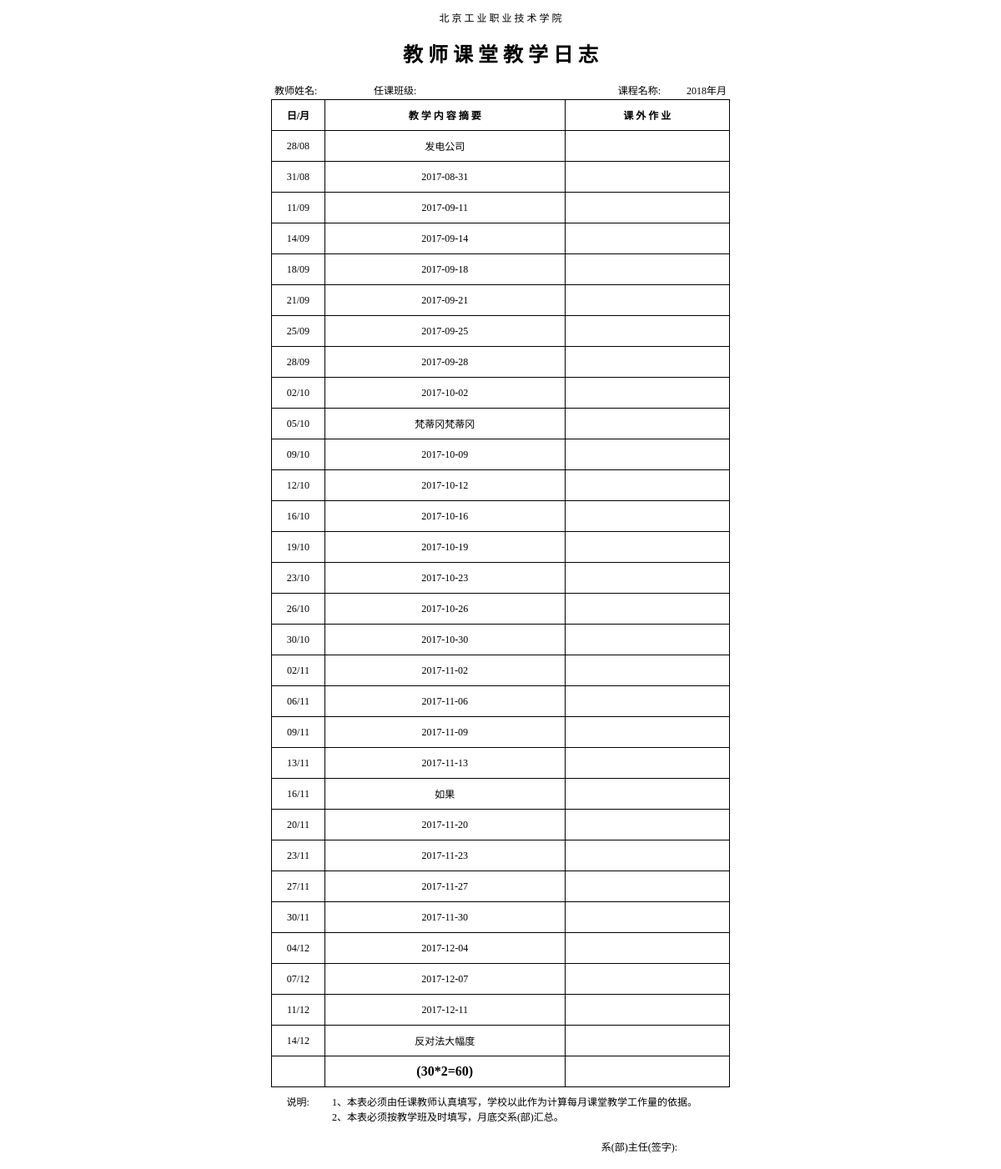
The page /tealog/editTeaPlanDetail.php?tea_id=35 on the database as committed earlier.
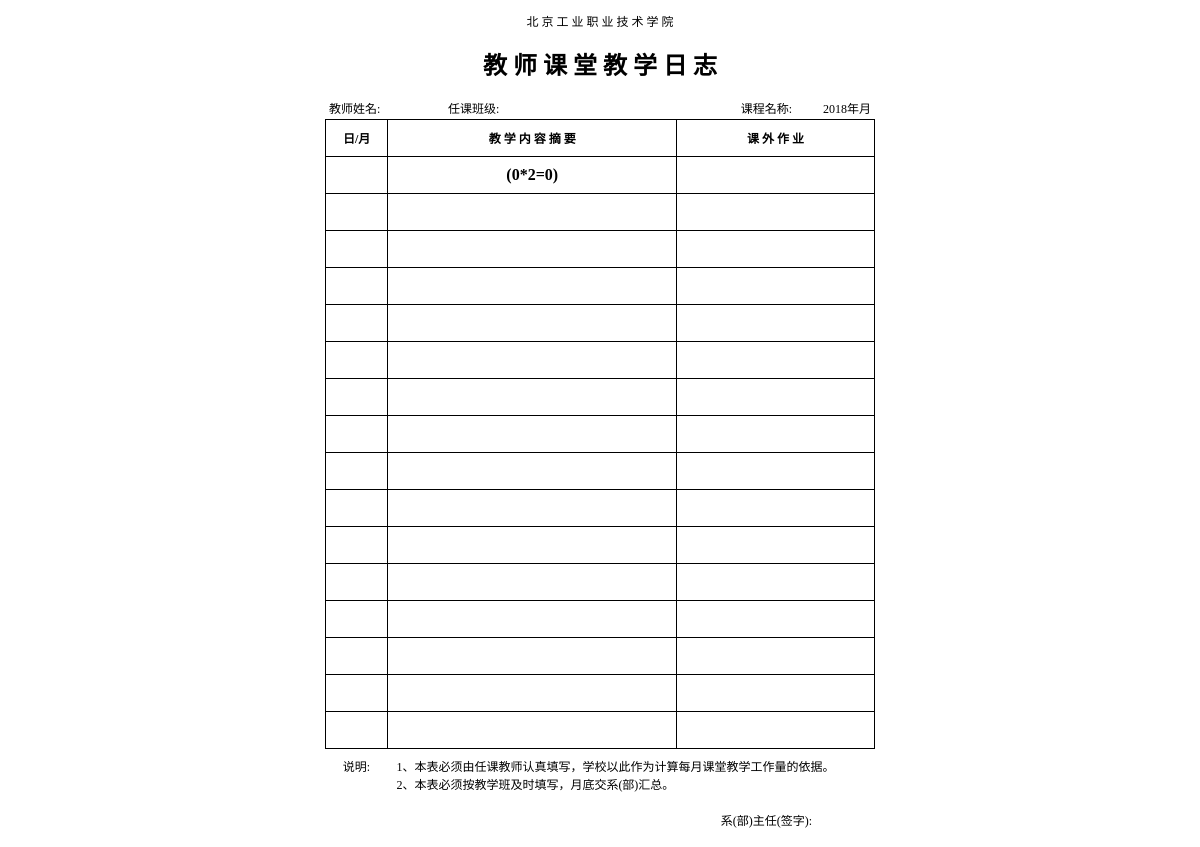
The same page on the database as committed later.
### tables this page shows
CREATE TABLE `tb_teachingplaninfo` (
  `tp_id` int(11) NOT NULL AUTO_INCREMENT,
  `tea_id` int(11) NOT NULL,
  `tp_content` varchar(500) NOT NULL,
  `tp_time` varchar(50) NOT NULL,
  `tp_kewai` varchar(255) DEFAULT NULL COMMENT '课外作业',
  PRIMARY KEY (`tp_id`)
);

### tealog/editTeaPlanDetail.php (the view, shortened to what this page needs)
 <!DOCTYPE html PUBLIC '-//W3C//DTD XHTML 1.0 Transitional//EN' 'http://www.w3.org/TR/xhtml1/DTD/xhtml1-transitional.dtd'>
<html>
<head>
</head>
<body>
<?php
$tea_id=$_GET['tea_id'];
@$id = mysql_connect("localhost","root","root");
if($tea_id!=''){
 $sql_plan="select tp_id,tea_id,tp_content,tp_time from  tb_teachingPlanInfo where tea_id=$tea_id order by tp_time";
 $result = mysql_query($sql_plan,$id);
 echo "<div id='page1'>";
 echo "<div style='text-align:center;width:550px;border:0px solid red;margin:0 auto;'>";
 echo "<p>北 京 工 业 职 业 技 术 学 院</p>";
echo "<h1>教 师 课 堂 教 学 日 志</h1>";
echo "</div>";
echo "<table align='center' style='border:0px solid #fff;'>";
echo "<tr>";
echo "<td style='width:120px;border:0px solid #fff;'>&nbsp;教师姓名:$tea_name</td>";
echo "<td style='width:150px;border:0px solid #fff;'>任课班级:$tea_class</td>";
echo "<td style='text-align:right;border:0px solid #fff;'>课程名称:$tea_cou</td>";
echo "<td style='width:80px;text-align:right;border:0px solid #fff;'>".date('Y')."年".$month."月&nbsp;</td>";
echo "</tr>";
echo "<table align='center' border='1' cellspacing='0' cellpadding='8'  bordercolor='#000'>";
echo "<tr>";
echo "<td style='width:50px;text-align:center;font-weight:bold;'>日/月</td>";
echo "<td style='width:300px;text-align:center;font-weight:bold;'>教&nbsp;学&nbsp;内&nbsp;容&nbsp;摘&nbsp;要</td>";
echo "<td style='width:200px;text-align:center;font-weight:bold;'>课&nbsp;外&nbsp;作&nbsp;业</td>";
echo "</tr>";
 $rows=0;
 while($row=mysql_fetch_array($result)){
   $rows=$rows+1;
   $tp_content=$row['tp_content'];
   $tp_time=$row['tp_time'];
    echo "<tr><td style='width:50px;text-align:center;'>".date("d",strtotime($tp_time))."/".date("m",strtotime($tp_time))."</td><td  style='width:300px;text-align:center;'>$tp_content</td><td  style='width:200px;text-align:center;'>&nbsp;</td></tr>";
 }
 echo "<tr><td style='text-align:center;'>&nbsp;</td><td  style='font-weight:bold;font-size:16px;text-align:center;'>($rows*2=".($rows*2).")</td><td  style='text-align:center;'>&nbsp;</td></tr>";
 while(($rows++)<15){
 echo "<tr><td style='text-align:center;'>&nbsp;</td><td  style='text-align:center;'>&nbsp;</td><td  style='text-align:center;'>&nbsp;</td></tr>";
 }
echo "<tr ><td valign='top' style='width:50px;border:0px solid #fff;text-align:center;'>说明:</td><td colspan=2 style='border:1px solid #fff;'>1、本表必须由任课教师认真填写，学校以此作为计算每月课堂教学工作量的依据。<br/>2、本表必须按教学班及时填写，月底交系(部)汇总。<br/></td></tr>";
echo "<tr><td colspan=3 style='text-align:right;border:1px solid #fff;'>系(部)主任(签字):&nbsp;&nbsp;&nbsp;&nbsp;&nbsp;&nbsp;&nbsp;&nbsp;&nbsp;&nbsp;&nbsp;&nbsp;&nbsp;&nbsp;&nbsp;&nbsp;&nbsp;&nbsp;</td></tr>";
 echo "</table>";
 echo "</div>";
}
?>
</body>
</html>

Rows that differ between the two databases and show on the page:
no longer on this page (row edited): tb_teachingplaninfo: tp_time "28", tp_time "08", tp_content "发电公司"
no longer on this page (row edited): tb_teachingplaninfo: tp_time "31", tp_time "08", tp_content "2017-08-31"
no longer on this page (row edited): tb_teachingplaninfo: tp_time "11", tp_time "09", tp_content "2017-09-11"
no longer on this page (row edited): tb_teachingplaninfo: tp_time "14", tp_time "09", tp_content "2017-09-14"
no longer on this page (row edited): tb_teachingplaninfo: tp_time "18", tp_time "09", tp_content "2017-09-18"
no longer on this page (row edited): tb_teachingplaninfo: tp_time "21", tp_time "09", tp_content "2017-09-21"
no longer on this page (row edited): tb_teachingplaninfo: tp_time "25", tp_time "09", tp_content "2017-09-25"
no longer on this page (row edited): tb_teachingplaninfo: tp_time "28", tp_time "09", tp_content "2017-09-28"
no longer on this page (row edited): tb_teachingplaninfo: tp_time "02", tp_time "10", tp_content "2017-10-02"
no longer on this page (row edited): tb_teachingplaninfo: tp_time "05", tp_time "10", tp_content "梵蒂冈梵蒂冈"
no longer on this page (row edited): tb_teachingplaninfo: tp_time "09", tp_time "10", tp_content "2017-10-09"
no longer on this page (row edited): tb_teachingplaninfo: tp_time "12", tp_time "10", tp_content "2017-10-12"
no longer on this page (row edited): tb_teachingplaninfo: tp_time "16", tp_time "10", tp_content "2017-10-16"
no longer on this page (row edited): tb_teachingplaninfo: tp_time "19", tp_time "10", tp_content "2017-10-19"
no longer on this page (row edited): tb_teachingplaninfo: tp_time "23", tp_time "10", tp_content "2017-10-23"
no longer on this page (row edited): tb_teachingplaninfo: tp_time "26", tp_time "10", tp_content "2017-10-26"
no longer on this page (row edited): tb_teachingplaninfo: tp_time "30", tp_time "10", tp_content "2017-10-30"
no longer on this page (row edited): tb_teachingplaninfo: tp_time "02", tp_time "11", tp_content "2017-11-02"
no longer on this page (row edited): tb_teachingplaninfo: tp_time "06", tp_time "11", tp_content "2017-11-06"
no longer on this page (row edited): tb_teachingplaninfo: tp_time "09", tp_time "11", tp_content "2017-11-09"
no longer on this page (row edited): tb_teachingplaninfo: tp_time "13", tp_time "11", tp_content "2017-11-13"
no longer on this page (row edited): tb_teachingplaninfo: tp_time "16", tp_time "11", tp_content "如果"
no longer on this page (row edited): tb_teachingplaninfo: tp_time "20", tp_time "11", tp_content "2017-11-20"
no longer on this page (row edited): tb_teachingplaninfo: tp_time "23", tp_time "11", tp_content "2017-11-23"
no longer on this page (row edited): tb_teachingplaninfo: tp_time "27", tp_time "11", tp_content "2017-11-27"
no longer on this page (row edited): tb_teachingplaninfo: tp_time "30", tp_time "11", tp_content "2017-11-30"
no longer on this page (row edited): tb_teachingplaninfo: tp_time "04", tp_time "12", tp_content "2017-12-04"
no longer on this page (row edited): tb_teachingplaninfo: tp_time "07", tp_time "12", tp_content "2017-12-07"
removed tb_teachingplaninfo: tp_time "11", tp_time "12", tp_content "2017-12-11"
removed tb_teachingplaninfo: tp_time "14", tp_time "12", tp_content "反对法大幅度"
Other text that changed with them:
$rows: "30" → "0"
$rows*2: "60" → "0"
